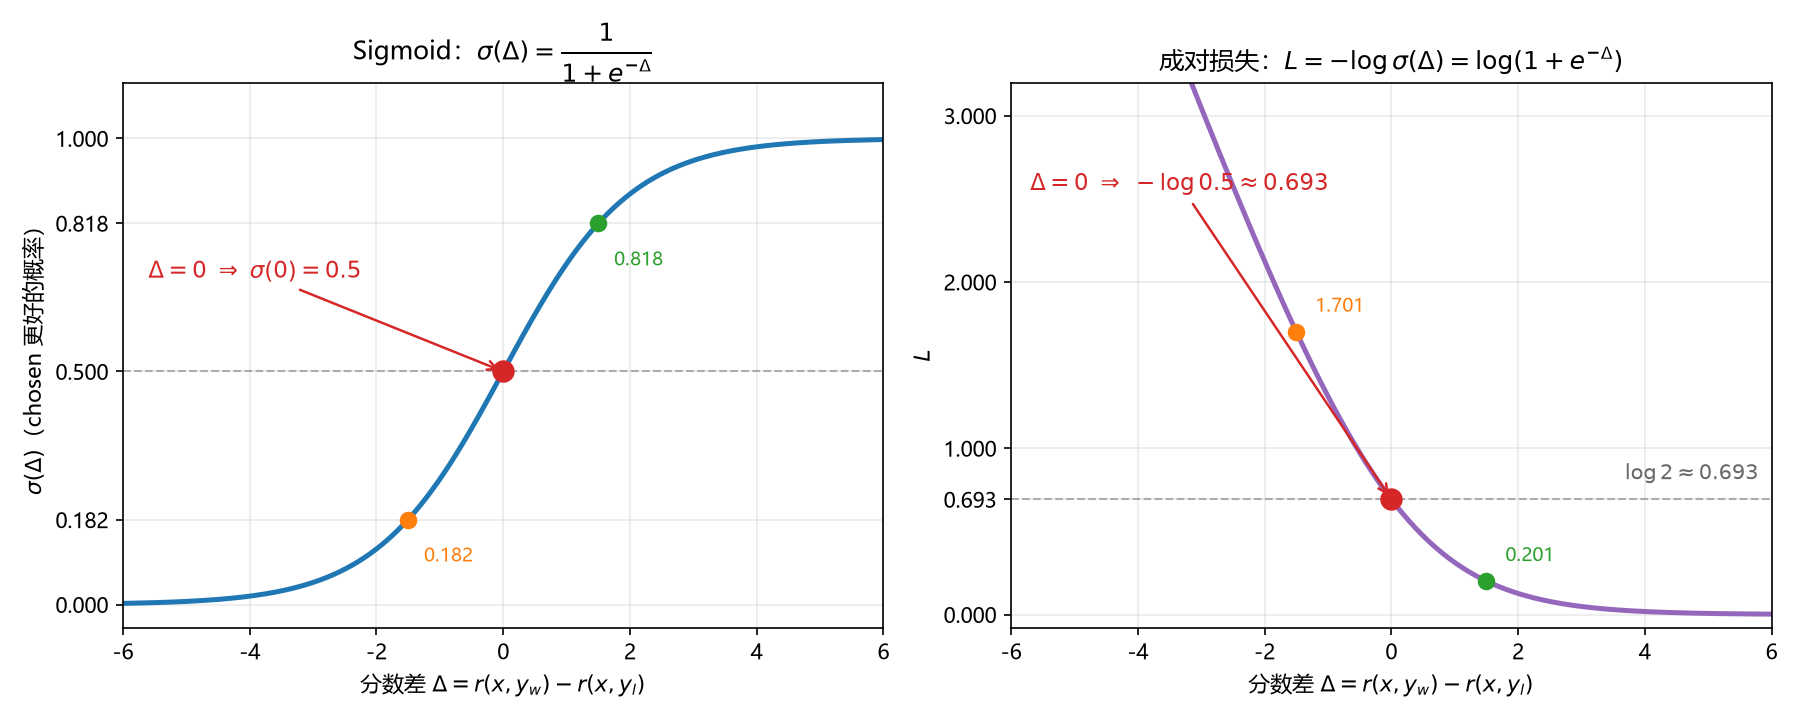

Write the Python code that produced this figure.
"""绘制 Sigmoid 与成对损失曲线，用于第 5 章说明 0.693 的来源。

运行：python "assets/sigmoid_loss.py"
输出：assets/sigmoid_loss.png
"""

import numpy as np
import matplotlib

matplotlib.use("Agg")
import matplotlib.pyplot as plt

plt.rcParams["font.sans-serif"] = ["Microsoft YaHei", "SimHei", "DejaVu Sans"]
plt.rcParams["axes.unicode_minus"] = False

z = np.linspace(-6, 6, 800)
sigmoid = 1 / (1 + np.exp(-z))
loss = np.log1p(np.exp(-z))

fig, (ax1, ax2) = plt.subplots(1, 2, figsize=(12, 4.8), dpi=150)

# ---- 左：Sigmoid ----
ax1.plot(z, sigmoid, color="#1f77b4", lw=2.4)
ax1.axhline(0.5, color="gray", lw=1, ls="--", alpha=0.6)
ax1.scatter([0], [0.5], s=95, color="#d62728", zorder=5)
ax1.annotate(
    r"$\Delta=0\ \Rightarrow\ \sigma(0)=0.5$",
    xy=(0, 0.5), xytext=(-5.6, 0.70),
    fontsize=11, color="#d62728",
    arrowprops=dict(arrowstyle="->", color="#d62728", lw=1.2),
)
for z0, c in [(1.5, "#2ca02c"), (-1.5, "#ff7f0e")]:
    y0 = 1 / (1 + np.exp(-z0))
    ax1.scatter([z0], [y0], s=55, color=c, zorder=5)
    ax1.annotate(
        f"{y0:.3f}", xy=(z0, y0), xytext=(z0 + 0.25, y0 - 0.09),
        fontsize=9, color=c,
    )
ax1.set_title(r"Sigmoid：$\sigma(\Delta)=\dfrac{1}{1+e^{-\Delta}}$", fontsize=12)
ax1.set_xlabel(r"分数差 $\Delta=r(x,y_w)-r(x,y_l)$", fontsize=10.5)
ax1.set_ylabel(r"$\sigma(\Delta)$（chosen 更好的概率）", fontsize=10.5)
ax1.set_xlim(-6, 6)
ax1.set_ylim(-0.05, 1.12)
ax1.set_yticks([0, 0.182, 0.5, 0.818, 1])
ax1.grid(alpha=0.25)

# ---- 右：成对损失 ----
ax2.plot(z, loss, color="#9467bd", lw=2.4)
ax2.axhline(np.log(2), color="gray", lw=1, ls="--", alpha=0.6)
ax2.text(5.8, np.log(2) + 0.12, r"$\log 2\approx 0.693$", ha="right", fontsize=10, color="dimgray")
ax2.scatter([0], [np.log(2)], s=95, color="#d62728", zorder=5)
ax2.annotate(
    r"$\Delta=0\ \Rightarrow\ -\log 0.5\approx 0.693$",
    xy=(0, np.log(2)), xytext=(-5.7, 2.55),
    fontsize=11, color="#d62728",
    arrowprops=dict(arrowstyle="->", color="#d62728", lw=1.2),
)
for z0, c in [(1.5, "#2ca02c"), (-1.5, "#ff7f0e")]:
    y0 = np.log1p(np.exp(-z0))
    ax2.scatter([z0], [y0], s=55, color=c, zorder=5)
    ax2.annotate(
        f"{y0:.3f}", xy=(z0, y0), xytext=(z0 + 0.3, y0 + 0.12),
        fontsize=9, color=c,
    )
ax2.set_title(r"成对损失：$L=-\log\sigma(\Delta)=\log(1+e^{-\Delta})$", fontsize=12)
ax2.set_xlabel(r"分数差 $\Delta=r(x,y_w)-r(x,y_l)$", fontsize=10.5)
ax2.set_ylabel(r"$L$", fontsize=10.5)
ax2.set_xlim(-6, 6)
ax2.set_ylim(-0.08, 3.2)
ax2.set_yticks([0, 0.693, 1.0, 2.0, 3.0])
ax2.grid(alpha=0.25)

fig.tight_layout()
fig.savefig("assets/sigmoid_loss.png")
print("assets/sigmoid_loss.png")
